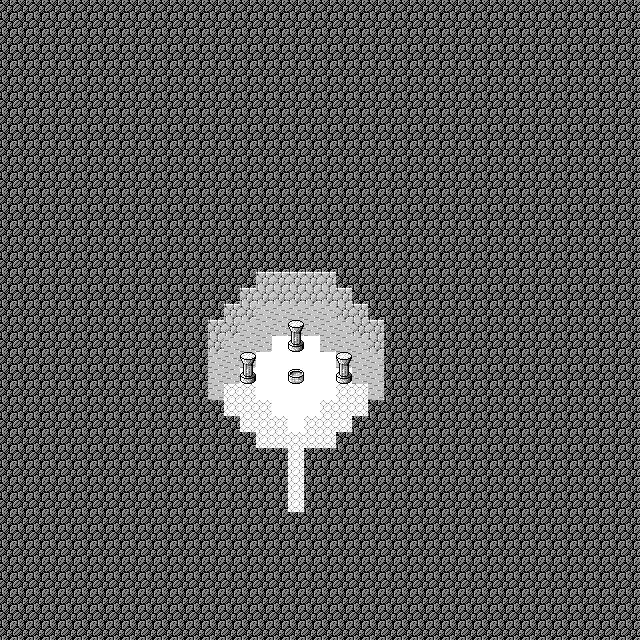

This is a level from a 2D game, rendered from its Tiled map with the project's own tilesets. A one-line summary and the map file follow, with tile-layer data summarised:
An orthogonal 40x40 tile map with 16x16 px tiles, 2 tile layers (Tile Layer 1, Tile Layer 2), 2 tilesets and 4 objects (4x Event).

<map version="1.0" orientation="orthogonal" width="40" height="40" tilewidth="16" tileheight="16">
 <properties>
  <property name="bgm" value="ffl1_cave" />
  <property name="encounter" value="encounterset_level00_danger05" />
  <property name="name" value="Cave of Hero" />
 </properties>
 <tileset firstgid="1" name="lower" tilewidth="16" tileheight="16">
  <image source="../tilesets/lower2.PNG" width="112" height="256" />
  <tile id="3">
   <properties>
    <property name="x" value="" />
   </properties>
  </tile>
  <tile id="4">
   <properties>
    <property name="x" value="" />
   </properties>
  </tile>
  <tile id="5">
   <properties>
    <property name="x" value="" />
   </properties>
  </tile>
  <tile id="6">
   <properties>
    <property name="x" value="" />
   </properties>
  </tile>
  <tile id="10">
   <properties>
    <property name="x" value="" />
   </properties>
  </tile>
  <tile id="11">
   <properties>
    <property name="x" value="" />
   </properties>
  </tile>
  <tile id="12">
   <properties>
    <property name="x" value="" />
   </properties>
  </tile>
  <tile id="13">
   <properties>
    <property name="x" value="" />
   </properties>
  </tile>
  <tile id="17">
   <properties>
    <property name="x" value="" />
   </properties>
  </tile>
  <tile id="18">
   <properties>
    <property name="x" value="" />
   </properties>
  </tile>
  <tile id="19">
   <properties>
    <property name="x" value="" />
   </properties>
  </tile>
  <tile id="20">
   <properties>
    <property name="x" value="" />
   </properties>
  </tile>
  <tile id="24">
   <properties>
    <property name="x" value="" />
   </properties>
  </tile>
  <tile id="25">
   <properties>
    <property name="x" value="" />
   </properties>
  </tile>
  <tile id="26">
   <properties>
    <property name="x" value="" />
   </properties>
  </tile>
  <tile id="27">
   <properties>
    <property name="x" value="" />
   </properties>
  </tile>
  <tile id="31">
   <properties>
    <property name="x" value="" />
   </properties>
  </tile>
  <tile id="32">
   <properties>
    <property name="x" value="" />
   </properties>
  </tile>
  <tile id="33">
   <properties>
    <property name="x" value="" />
   </properties>
  </tile>
  <tile id="34">
   <properties>
    <property name="x" value="" />
   </properties>
  </tile>
  <tile id="38">
   <properties>
    <property name="x" value="" />
   </properties>
  </tile>
  <tile id="39">
   <properties>
    <property name="x" value="" />
   </properties>
  </tile>
  <tile id="40">
   <properties>
    <property name="x" value="" />
   </properties>
  </tile>
  <tile id="41">
   <properties>
    <property name="x" value="" />
   </properties>
  </tile>
  <tile id="45">
   <properties>
    <property name="x" value="" />
   </properties>
  </tile>
  <tile id="46">
   <properties>
    <property name="x" value="" />
   </properties>
  </tile>
  <tile id="47">
   <properties>
    <property name="x" value="" />
   </properties>
  </tile>
  <tile id="48">
   <properties>
    <property name="x" value="" />
   </properties>
  </tile>
  <tile id="52">
   <properties>
    <property name="x" value="" />
   </properties>
  </tile>
  <tile id="53">
   <properties>
    <property name="x" value="" />
   </properties>
  </tile>
  <tile id="54">
   <properties>
    <property name="x" value="" />
   </properties>
  </tile>
  <tile id="56">
   <properties>
    <property name="x" value="" />
   </properties>
  </tile>
  <tile id="57">
   <properties>
    <property name="x" value="" />
   </properties>
  </tile>
  <tile id="63">
   <properties>
    <property name="x" value="" />
   </properties>
  </tile>
  <tile id="70">
   <properties>
    <property name="x" value="" />
   </properties>
  </tile>
  <tile id="73">
   <properties>
    <property name="x" value="" />
   </properties>
  </tile>
  <tile id="77">
   <properties>
    <property name="x" value="" />
   </properties>
  </tile>
  <tile id="84">
   <properties>
    <property name="x" value="" />
   </properties>
  </tile>
  <tile id="85">
   <properties>
    <property name="x" value="" />
   </properties>
  </tile>
  <tile id="91">
   <properties>
    <property name="x" value="" />
   </properties>
  </tile>
  <tile id="98">
   <properties>
    <property name="x" value="" />
   </properties>
  </tile>
  <tile id="103">
   <properties>
    <property name="x" value="" />
   </properties>
  </tile>
  <tile id="105">
   <properties>
    <property name="x" value="" />
   </properties>
  </tile>
 </tileset>
 <tileset firstgid="113" source="../tilesets/upper.tsx" />
 <layer name="Tile Layer 1" width="40" height="40">
  <properties>
   <property name="z" value="0" />
  </properties>
  <data>[1600 cells, 1600 non-empty, 6 distinct tile ids]</data>
 </layer>
 <layer name="Tile Layer 2" width="40" height="40">
  <properties>
   <property name="z" value=".5" />
  </properties>
  <data>[1600 cells, 7 non-empty, 3 distinct tile ids]</data>
 </layer>
 <objectgroup name="Object Layer 1" width="0" height="0">
  <object name="tele" type="Event" x="288" y="512" width="16" height="16">
   <properties>
    <property name="onCollide" value="teleport('world1/overworld.tmx', 52, 20)" />
   </properties>
  </object>
  <object name="well" type="Event" x="288" y="368" width="16" height="16">
   <properties>
    <property name="hide" value="return not (hasItem('key_artifactScuba') and not hasItem('key_artifactFlashlight'))" />
    <property name="onInteract" value="play('herowell_dark.lua')" />
    <property name="passable" value="IMPASSABLE" />
   </properties>
  </object>
  <object name="well" type="Event" x="288" y="368" width="16" height="16">
   <properties>
    <property name="hide" value="return hasItem('key_artifactScuba')" />
    <property name="onInteract" value="speak(getHero(0).getName(), 'This water looks extremely deep.')" />
    <property name="passable" value="IMPASSABLE" />
   </properties>
  </object>
  <object name="well" type="Event" x="288" y="368" width="16" height="16">
   <properties>
    <property name="hide" value="return not (hasItem('key_artifactScuba') and hasItem('key_artifactFlashlight'))" />
    <property name="onInteract" value="play('herowell.lua')" />
    <property name="passable" value="IMPASSABLE" />
   </properties>
  </object>
 </objectgroup>
</map>
